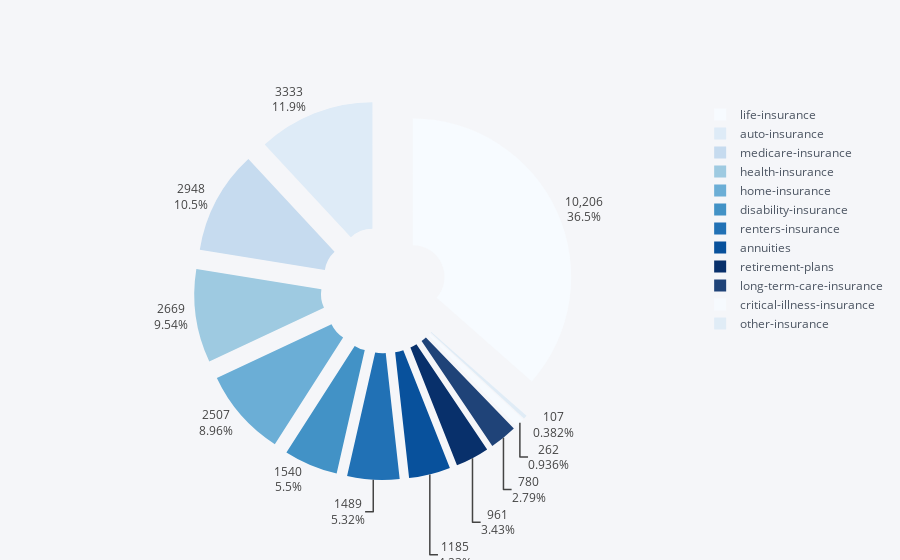

Write notebook code for a chart like this one.
### Code cell
# Pie chart of the number of domains
domains.iplot(kind='pie',labels='domain',values='count',pull=.2,hole=.2,
          colorscale='blues',textposition='outside',textinfo='value+percent')

### Figure 1 — Plotly figure (JSON) as saved in the notebook; plotly's stock layout.template omitted (floating-point values rounded to 4 significant figures)
{"data": [{"hole": 0.2, "labels": ["life-insurance", "auto-insurance", "medicare-insurance", "health-insurance", "home-insurance", "disability-insurance", "renters-insurance", "annuities", "retirement-plans", "long-term-care-insurance", "critical-illness-insurance", "other-insurance"], "marker": {"colors": ["rgba(247, 251, 255, 1.0)", "rgba(222, 235, 247, 1.0)", "rgba(198, 219, 239, 1.0)", "rgba(158, 202, 225, 1.0)", "rgba(107, 174, 214, 1.0)", "rgba(66, 146, 198, 1.0)", "rgba(33, 113, 181, 1.0)", "rgba(8, 81, 156, 1.0)", "rgba(8, 48, 107, 1.0)", "rgba(8, 48, 107, 0.8999999999999999)", "rgba(247, 251, 255, 0.8999999999999999)", "rgba(222, 235, 247, 0.8999999999999999)"]}, "name": "", "pull": 0.2, "textinfo": "value+percent", "textposition": "outside", "type": "pie", "values": [10206, 3333, 2948, 2669, 2507, 1540, 1489, 1185, 961, 780, 262, 107]}], "layout": {"legend": {"bgcolor": "#F5F6F9", "font": {"color": "#4D5663"}}, "paper_bgcolor": "#F5F6F9", "plot_bgcolor": "#F5F6F9", "titlefont": {"color": "#4D5663"}}}
